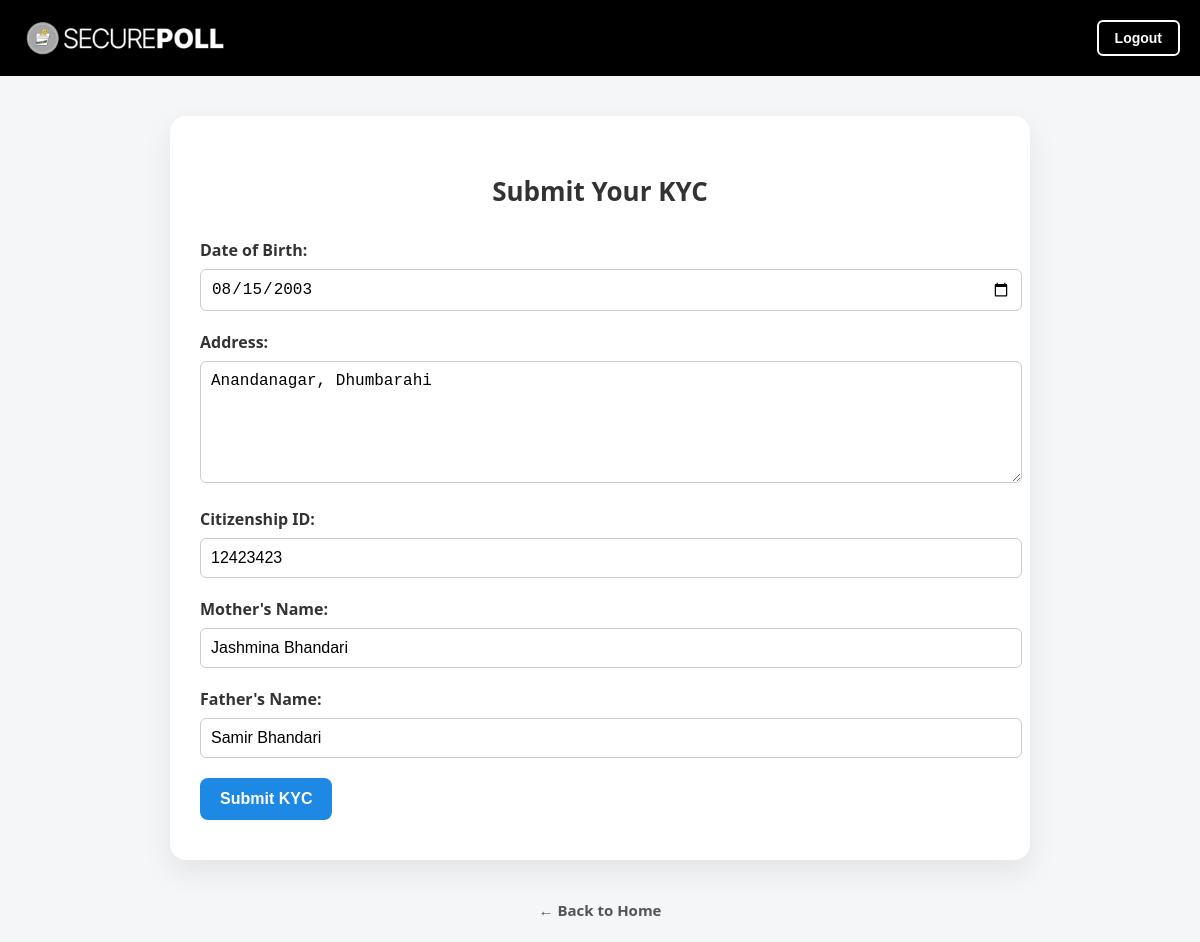
The page /home/kyc-form/ (signed in) on the database its author committed.
### home/models.py (models this page shows, shortened)
class CustomUser(AbstractUser):
    voter_id = models.CharField(max_length=20, unique=True)
    date_of_birth = models.DateField(null=True, blank=True)
    address = models.TextField(null=True, blank=True)
    citizenship_id = models.CharField(max_length=20, unique=True,null=True)
    mothers_name = models.CharField(max_length=20, null=True)
    fathers_name = models.CharField(max_length=20, null=True)
    kyc_verified = models.BooleanField(default=False)

### home/views.py (the view)
# urls.py: path('kyc-form/', views.kyc_form, name='kyc_form'),
@login_required
def kyc_form(request):
    if request.method == 'POST':
        form = KYCForm(request.POST, instance=request.user)
        if form.is_valid():
            form.save()
            messages.success(request, 'KYC form submitted successfully.')
            return redirect('landing')  # or some other page
    else:
        form = KYCForm(instance=request.user)
    return render(request, 'home/kyc_form.html', {'form': form})

### home/forms.py
class KYCForm(forms.ModelForm):
    date_of_birth = forms.DateField(
        widget=forms.DateInput(attrs={'type': 'date'})
    )
    class Meta:
        model = CustomUser
        fields = ['date_of_birth', 'address', 'citizenship_id', 'mothers_name', 'fathers_name']

### home/Templates/home/kyc_form.html (shortened to what this page needs)
{% load static %}
<!DOCTYPE html>
<html lang="en">
<head>
</head>
<body>
    {% include 'navbar.html' %}
    <div class="container">
        <h1>Submit Your KYC</h1>
        <form method="POST" action="{% url 'kyc_form' %}">
            <label for="{{ form.date_of_birth.id_for_label }}">Date of Birth:</label>
            {{ form.date_of_birth }}
            <label for="{{ form.address.id_for_label }}">Address:</label>
            {{ form.address }}
            <label for="{{ form.citizenship_id.id_for_label }}">Citizenship ID:</label>
            {{ form.citizenship_id }}
            <label for="{{ form.mothers_name.id_for_label }}">Mother's Name:</label>
            {{ form.mothers_name }}
            <label for="{{ form.fathers_name.id_for_label }}">Father's Name:</label>
            {{ form.fathers_name }}
            <button type="submit">Submit KYC</button>
        </form>
    </div>
    <a href="{% url 'landing' %}" class="back-link">← Back to Home</a>
    <br>
</body>
</html>

### home/Templates/home/kyc_form.html (style rules this page uses)
body { font-family: 'Segoe UI', Tahoma, Geneva, Verdana, sans-serif; background-color: #f4f6f8; margin: 0; padding: 0; }
.container { width: 800px; margin: 40px auto; background: #fff; padding: 40px 30px; border-radius: 16px; box-shadow: 0 12px 30px rgba(0, 0, 0, 0.08); }
h1 { text-align: center; font-size: 26px; margin-bottom: 30px; color: #333; }
form label { display: block; margin-bottom: 8px; font-weight: bold; color: #333; }
form input[type="text"], form input[type="date"], form textarea { width: 100%; padding: 10px; margin-bottom: 20px; border: 1px solid #ccc; border-radius: 6px; font-size: 16px; }
form textarea { resize: vertical; height: 100px; }
form button { padding: 12px 20px; background-color: #1e88e5; color: #fff; font-size: 16px; font-weight: bold; border: none; border-radius: 8px; cursor: pointer; transition: background-color 0.3s ease; }
.back-link { display: block; text-align: center; margin-top: 30px; text-decoration: none; font-weight: bold; color: #555; font-size: 15px; transition: color 0.3s ease; }

### rows shown on the page
CustomUser: date_of_birth "08/15/2003", address "Anandanagar, Dhumbarahi", citizenship_id "12423423", mothers_name "Jashmina Bhandari", fathers_name "Samir Bhandari"
